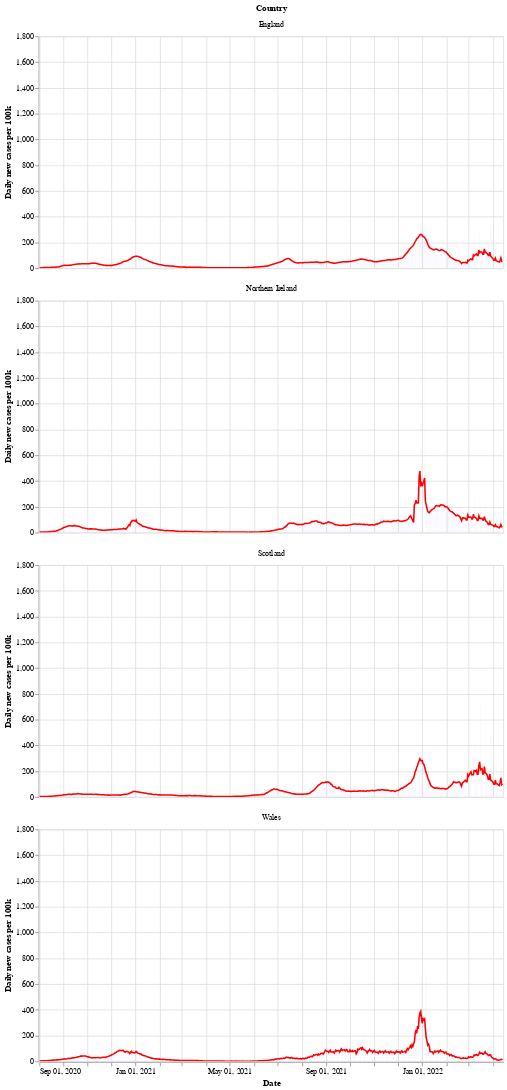

The code cell stored with this chart in its notebook:
### Markdown cell above
Next is a bar chart of the number of new cases in each country (per 100k population), with the 7 day moving average of cases. Again we see that Wales saw a longer period of raising and falling cases compared to the other countries.

After a period of cases falling, each nation is now seeing a rise in the number of cases - especially in Wales.

### Code cell
# collapse
bars = alt.Chart(uk_cases).mark_bar().encode(
    x=alt.X("yearmonthdate(date):T", axis=alt.Axis(title='Date')),
    y=alt.Y("newCasesRate:Q", axis=alt.Axis(title='Daily new cases per 100k')),
    tooltip='newCasesRate',
    color=alt.condition(
        alt.datum.dailyChange > 0,
        alt.value("orange"),  # The positive color
        alt.value("blue")  # The negative color
    )
).properties(title='New cases per 100k population with rolling 7 day average', width=600).interactive()
line = alt.Chart(uk_cases).mark_line(
    color='red',
    size=2,
).transform_window(
    rolling_mean='mean(newCasesRate)',
    frame=[0, 7],
    groupby=['areaName']
).encode(
    x='yearmonthdate(date):T',
    y='rolling_mean:Q'
)
alt.layer(line, bars, data=uk_cases).facet(alt.Row('areaName', title='Country'), columns=1)

### Figure 1 — Vega-Lite specification as saved in the notebook (floating-point values rounded to 4 significant figures; data arrays with more than 128 entries replaced by an {"elided": "..."} marker saying what was removed)
{"config": {"view": {"continuousWidth": 400, "continuousHeight": 300}}, "data": {"name": "data-25decb449d40deea2161afe47fc298ea"}, "facet": {"type": "nominal", "field": "areaName", "title": "Country"}, "spec": {"layer": [{"mark": {"type": "line", "color": "red", "size": 2}, "encoding": {"x": {"type": "temporal", "field": "date", "timeUnit": "yearmonthdate"}, "y": {"type": "quantitative", "field": "rolling_mean"}}, "transform": [{"window": [{"op": "mean", "field": "newCasesRate", "as": "rolling_mean"}], "frame": [0, 7], "groupby": ["areaName"]}]}, {"mark": "bar", "encoding": {"color": {"condition": {"value": "orange", "test": "(datum.dailyChange > 0)"}, "value": "blue"}, "tooltip": {"type": "quantitative", "field": "newCasesRate"}, "x": {"type": "temporal", "axis": {"title": "Date"}, "field": "date", "timeUnit": "yearmonthdate"}, "y": {"type": "quantitative", "axis": {"title": "Daily new cases per 100k"}, "field": "newCasesRate"}}, "selection": {"selector002": {"type": "interval", "bind": "scales", "encodings": ["x", "y"]}}, "title": "New cases per 100k population with rolling 7 day average", "width": 600}]}, "columns": 1, "$schema": "https://vega.github.io/schema/vega-lite/v4.8.1.json", "datasets": {"data-25decb449d40deea2161afe47fc298ea": {"elided": "2360 records"}}}
